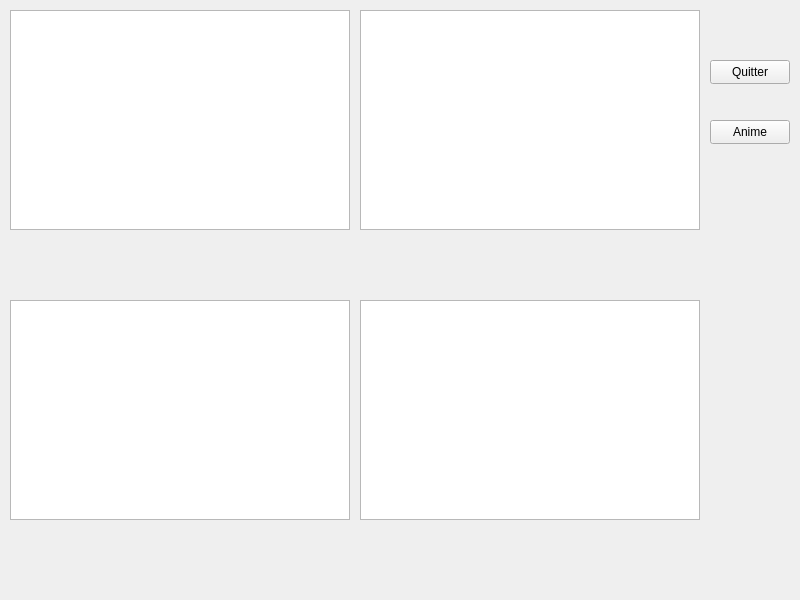
<?xml version="1.0" encoding="UTF-8"?>
<ui version="4.0">
 <class>Widget</class>
 <widget class="QWidget" name="Widget">
  <property name="geometry">
   <rect>
    <x>0</x>
    <y>0</y>
    <width>800</width>
    <height>600</height>
   </rect>
  </property>
  <property name="windowTitle">
   <string>Widget</string>
  </property>
  <widget class="QGraphicsView" name="maVues">
   <property name="geometry">
    <rect>
     <x>10</x>
     <y>10</y>
     <width>340</width>
     <height>220</height>
    </rect>
   </property>
   <property name="verticalScrollBarPolicy">
    <enum>Qt::ScrollBarAlwaysOff</enum>
   </property>
   <property name="horizontalScrollBarPolicy">
    <enum>Qt::ScrollBarAlwaysOff</enum>
   </property>
  </widget>
  <widget class="QPushButton" name="pushButton">
   <property name="geometry">
    <rect>
     <x>710</x>
     <y>60</y>
     <width>80</width>
     <height>24</height>
    </rect>
   </property>
   <property name="text">
    <string>Quitter</string>
   </property>
  </widget>
  <widget class="QPushButton" name="pushButton_2">
   <property name="geometry">
    <rect>
     <x>710</x>
     <y>120</y>
     <width>80</width>
     <height>24</height>
    </rect>
   </property>
   <property name="text">
    <string>Anime</string>
   </property>
  </widget>
  <widget class="QGraphicsView" name="maVues2">
   <property name="geometry">
    <rect>
     <x>10</x>
     <y>300</y>
     <width>340</width>
     <height>220</height>
    </rect>
   </property>
   <property name="verticalScrollBarPolicy">
    <enum>Qt::ScrollBarAlwaysOff</enum>
   </property>
   <property name="horizontalScrollBarPolicy">
    <enum>Qt::ScrollBarAlwaysOff</enum>
   </property>
  </widget>
  <widget class="QGraphicsView" name="maVues3">
   <property name="geometry">
    <rect>
     <x>360</x>
     <y>10</y>
     <width>340</width>
     <height>220</height>
    </rect>
   </property>
   <property name="verticalScrollBarPolicy">
    <enum>Qt::ScrollBarAlwaysOff</enum>
   </property>
   <property name="horizontalScrollBarPolicy">
    <enum>Qt::ScrollBarAlwaysOff</enum>
   </property>
  </widget>
  <widget class="QGraphicsView" name="maVues4">
   <property name="geometry">
    <rect>
     <x>360</x>
     <y>300</y>
     <width>340</width>
     <height>220</height>
    </rect>
   </property>
   <property name="verticalScrollBarPolicy">
    <enum>Qt::ScrollBarAlwaysOff</enum>
   </property>
   <property name="horizontalScrollBarPolicy">
    <enum>Qt::ScrollBarAlwaysOff</enum>
   </property>
  </widget>
 </widget>
 <resources/>
 <connections>
  <connection>
   <sender>pushButton</sender>
   <signal>clicked()</signal>
   <receiver>Widget</receiver>
   <slot>close()</slot>
   <hints>
    <hint type="sourcelabel">
     <x>770</x>
     <y>71</y>
    </hint>
    <hint type="destinationlabel">
     <x>743</x>
     <y>35</y>
    </hint>
   </hints>
  </connection>
 </connections>
</ui>
